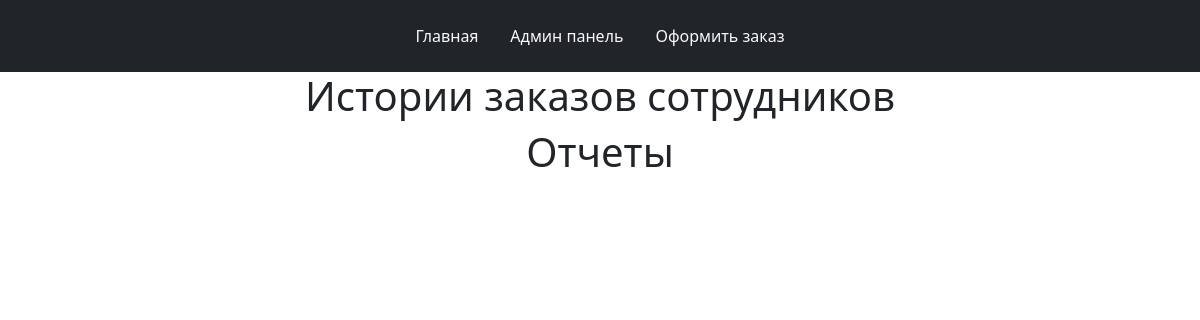
The app's page /, older data.
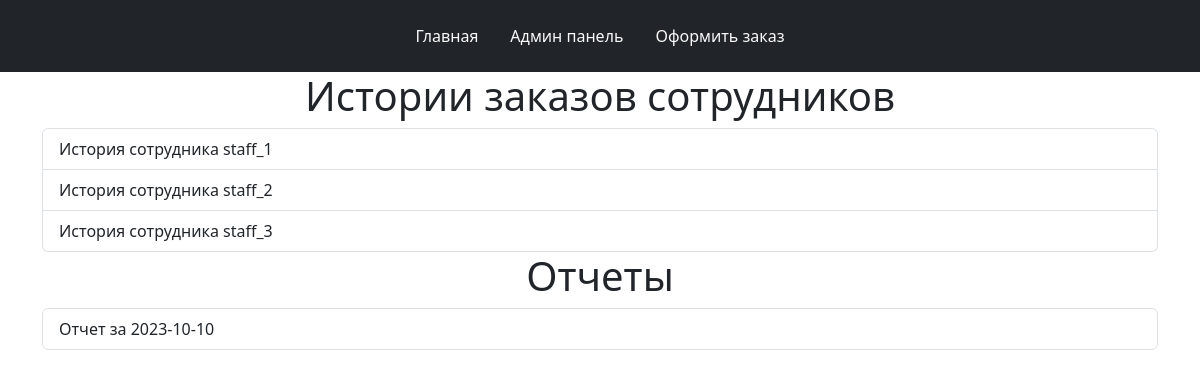
The same page, newer data.
### corporate_food/models.py (models this page shows)
class Staffer(models.Model):
    name = models.CharField(max_length=24)
    class Meta:
        verbose_name = 'Сотрудник'
        verbose_name_plural = 'Сотрудники'
    def __str__(self):
        return self.name

### corporate_food/views.py (the view)
# urls.py: path('', view=views.index, name='index'),
def index(request):
    dates = Order.objects.values_list('date', flat=True).distinct()
    staffers = Staffer.objects.all()
    context = {
        'dates': dates,
        'staffers': staffers,
    }
    return render(request, 'corporate_food/base.html', context)

### corporate_food/templates/corporate_food/base.html (shortened to what this page needs)
{% load static %}
<!DOCTYPE html>
<html>
<head>
    <link href="https://cdn.jsdelivr.net/npm/bootstrap@5.3.2/dist/css/bootstrap.min.css" rel="stylesheet">
</head>
<body>
    <header>
        <nav class="navbar navbar-expand-lg bg-dark justify-content-center">
              <ul class="navbar-nav">
                <li class="nav-item p-2">
                  <a class="nav-link text-light" href="/" >Главная</a>
                </li>
                <li class="nav-item p-2">
                  <a class="nav-link text-light" href="/admin" target="_blank">Админ панель</a>
                </li>
                <li class="nav-item p-2">
                  <a class="nav-link text-light" href="{% url 'corporate_food:order' %}">Оформить заказ</a>
                </li>
              </ul>
        </nav>
      </header>
    {% block content %}
      <div class="container">
        <h1 class="text-center">Истории заказов сотрудников</h1>
        <div class="list-group">
          {% for staffer in staffers %}
            <a href="{% url 'corporate_food:history' staffer %}" class="list-group-item list-group-item-action" aria-current="true">
                История сотрудника {{ staffer }}
            </a>
          {% endfor %}
        </div>
      </div>
      <div class="container">
        <h1 class="text-center">Отчеты</h1>
        <div class="list-group">
          {% for date in dates %}
            <a href="{% url 'corporate_food:report' date|date:'Y-m-d' %}" class="list-group-item list-group-item-action" aria-current="true">
                Отчет за {{ date|date:'Y-m-d' }}
            </a>
          {% endfor %}
        </div>
      </div>
    {% endblock %}
</body>
</html>

Row changes from the older to the newer data that the page shows:
added Staffer: name "staff_1"
added Staffer: name "staff_2"
added Staffer: name "staff_3"
Text that changed along with them:
new list line: "Отчет за 2023-10-10"
